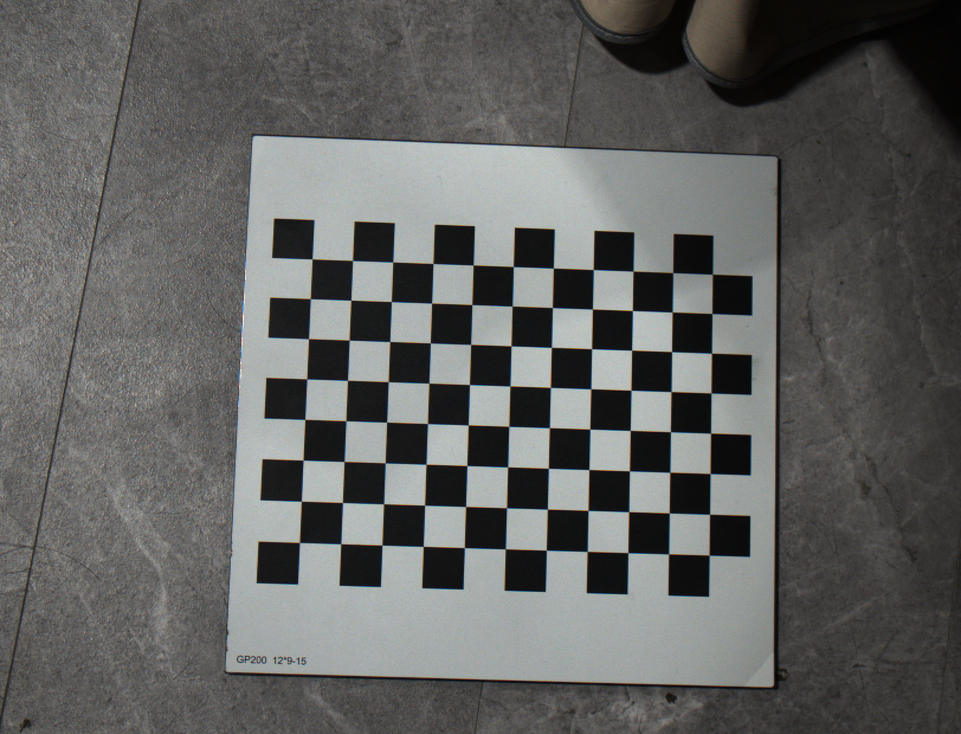
#> input picture camera/hk_camera/scripts/calibration_images/left.png, 961 x 734 px, shrunk from 1624 x 1240 before the run, found by its file name
$ python corners_detector.py
#> lines starting #> are read from the running program, lines starting #| are printed output that depends on the picture; after the words box and inside, x2 and y2 are one past the last pixel; in counts of white or black regions, pixels touching at a corner belong together
import cv2

img = cv2.imread("/home/lsy/gbx_cropping_ws/src/camera/hk_camera/scripts/calibration_images/left.png")
#> img is the input picture: shape (734, 961, 3); mean B, G, R 96.1, 97.9, 97
gray = cv2.cvtColor(img, cv2.COLOR_BGR2GRAY)
gray = cv2.equalizeHist(gray)
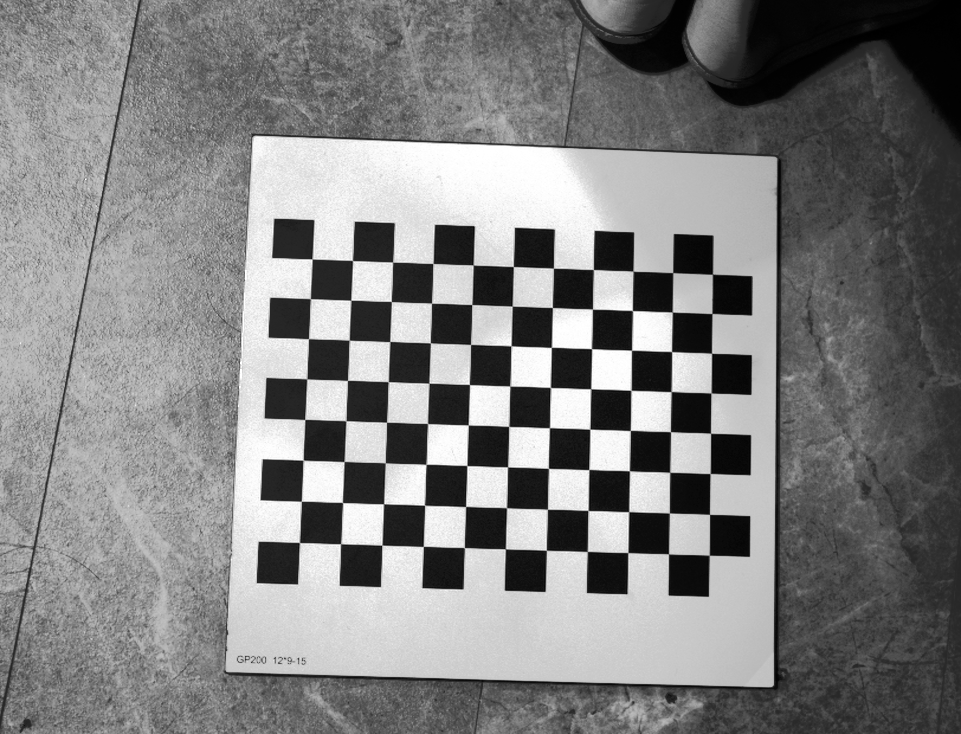
#> gray: shape (734, 961); min 0, max 255, mean 128.3

flags = cv2.CALIB_CB_ADAPTIVE_THRESH + cv2.CALIB_CB_NORMALIZE_IMAGE
ret, corners = cv2.findChessboardCorners(gray, (11,8), flags)
#> ret = True; corners = 88 rows, first 8: [312, 258.9], [352.5, 260.5], [392.5, 262.2], [432.9, 263.5], [473.2, 265], [513.3, 266.6], [553.4, 268.2], [593.4, 269.5]

if ret:
    cv2.drawChessboardCorners(img, (11,8), corners, ret)
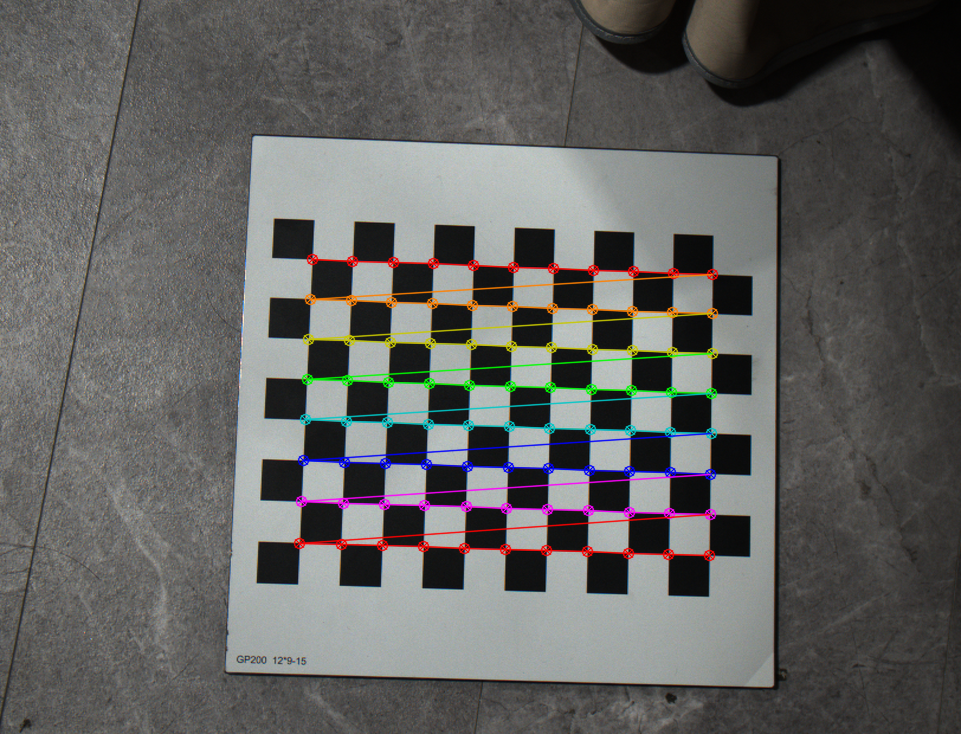
#> img: shape (734, 961, 3); 3.52% of pixels changed, all inside (x1, y1, x2, y2) = (293, 253, 719, 562)
    cv2.imshow("Corners", img)
    cv2.waitKey(0)
else:
    print("角点检测失败")

$ run again, with camera/hk_camera/scripts/calibration_images/right.png copied over camera/hk_camera/scripts/calibration_images/left.png
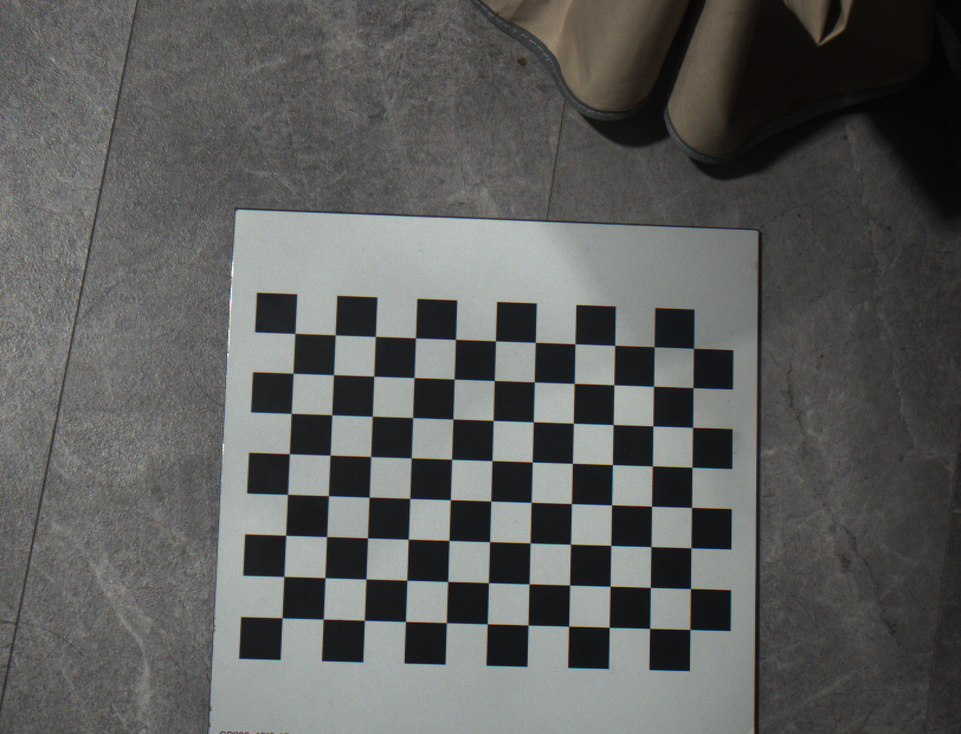
#> input picture camera/hk_camera/scripts/calibration_images/right.png, 961 x 734 px, shrunk from 1624 x 1240 before the run, found by its file name
#> img is the input picture: shape (734, 961, 3); mean B, G, R 92.2, 94, 93.3
#> `gray = cv2.equalizeHist(gray)`:
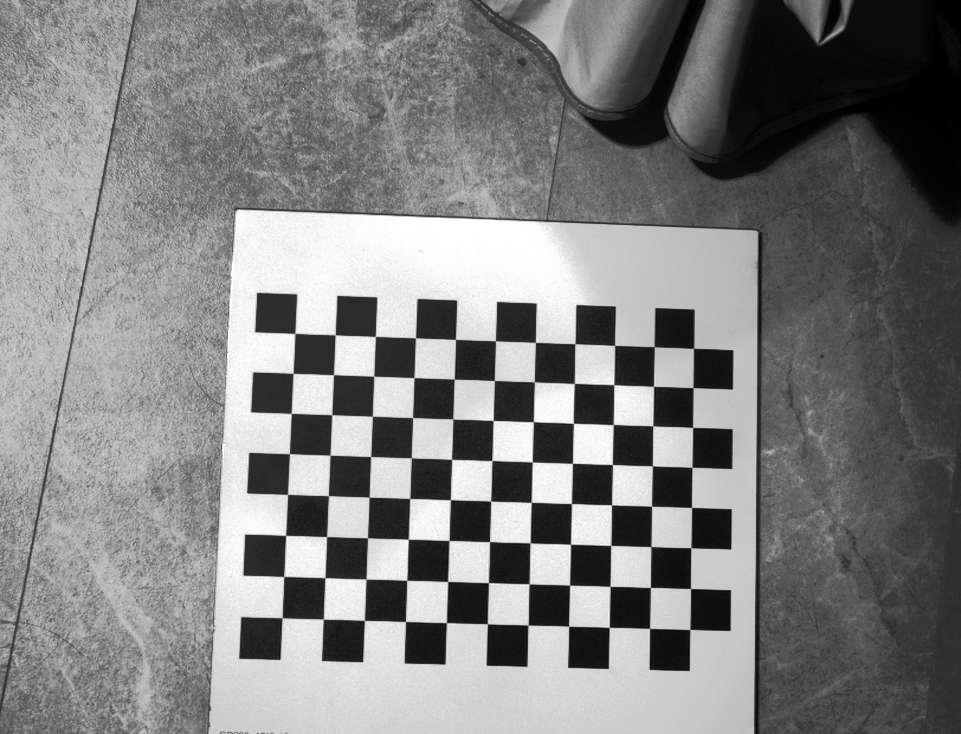
#> gray: shape (734, 961); min 0, max 255, mean 128.4
#> ret = True; corners = 88 rows, first 8: [294.8, 333.5], [335.3, 334.8], [375.4, 336.5], [415.4, 337.8], [455.5, 339.4], [495.5, 340.8], [535.5, 342.4], [574.8, 343.7]
#> `cv2.drawChessboardCorners(img, (11,8), corners, ret)`:
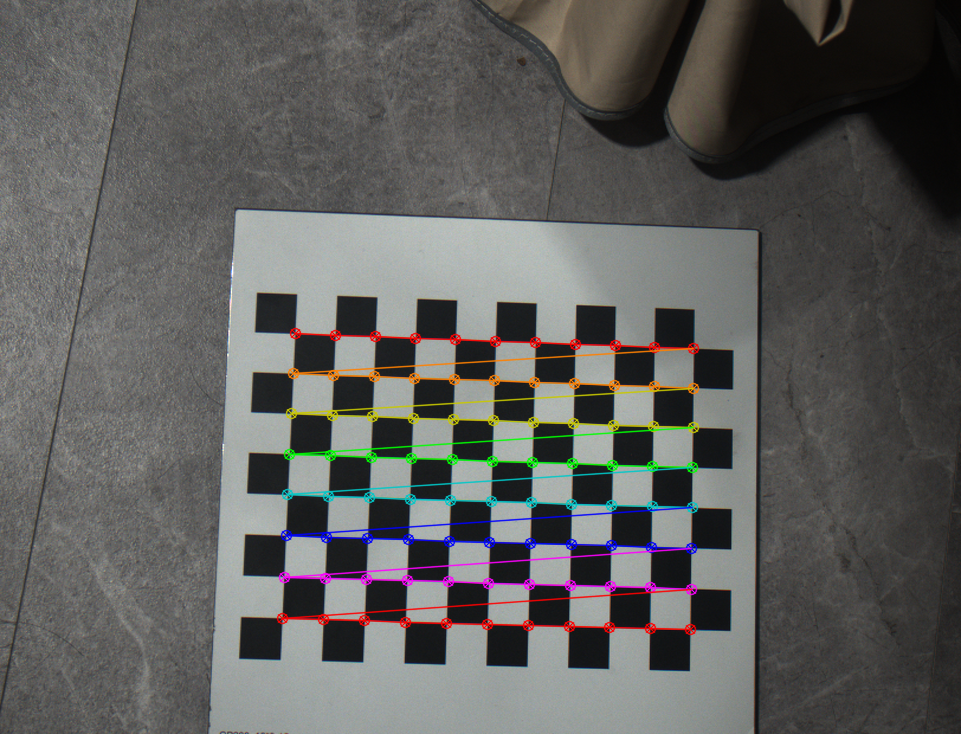
#> img: shape (734, 961, 3); 3.52% of pixels changed, all inside (x1, y1, x2, y2) = (276, 327, 700, 636)
